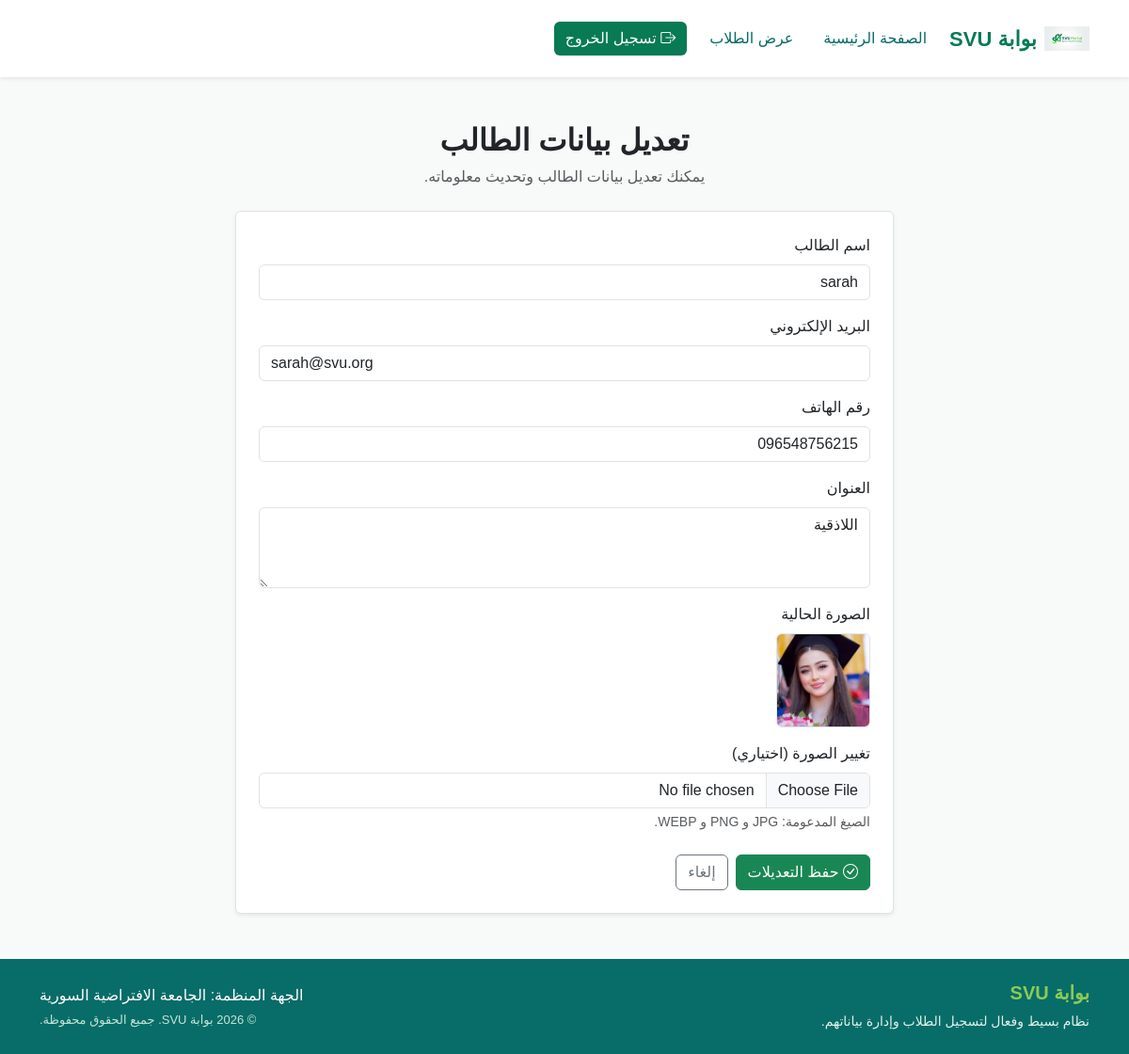
Screenshot of /update_student.php?id=5 (signed in) with the database file from the repository.
### tables this page shows
CREATE TABLE `students` (
  `id` int(11) NOT NULL,
  `name` varchar(100) NOT NULL,
  `email` varchar(100) NOT NULL,
  `phone` varchar(15) NOT NULL,
  `address` text NOT NULL,
  `profile_picture` varchar(255) DEFAULT NULL,
  `created_at` timestamp NOT NULL DEFAULT current_timestamp()
);

### update_student.php (the view, shortened to what this page needs)
<?php
require_once __DIR__ . '/includes/db.php';
$isLoggedIn = true;
$id = filter_input(INPUT_GET, 'id', FILTER_VALIDATE_INT);
$stmt = $pdo->prepare("
    SELECT id, name, email, phone, address, profile_picture
    FROM students
    WHERE id = :id
");
$stmt->execute([':id' => $id]);
$student = $stmt->fetch(PDO::FETCH_ASSOC);
$name = $student['name'];
$email = $student['email'];
$phone = $student['phone'];
$address = $student['address'];
$errors = [];
?>
<!DOCTYPE html>
<html lang="ar" dir="rtl">
<head>
    <link href="https://cdn.jsdelivr.net/npm/bootstrap@5.3.8/dist/css/bootstrap.rtl.min.css"
          rel="stylesheet">
    <link href="https://cdn.jsdelivr.net/npm/bootstrap-icons@1.13.1/font/bootstrap-icons.min.css"
          rel="stylesheet">
    <link rel="stylesheet" href="assets/css/style.css">
</head>
<body>
    <header>
        <nav class="navbar navbar-expand-lg navbar-light bg-white shadow-sm">
            <div class="container">
                <a class="navbar-brand d-flex align-items-center gap-2"
                   href="index.php">
                    <img src="assets/img/logo.jpeg"
                         alt="شعار بوابة SVU"
                         class="navbar-logo">
                    <span class="fw-bold site-name">بوابة SVU</span>
                </a>
                <div class="collapse navbar-collapse" id="navbarContent">
                    <ul class="navbar-nav me-auto align-items-lg-center gap-lg-3">
                        <li class="nav-item">
                            <a class="nav-link" href="index.php">
                                الصفحة الرئيسية
                            </a>
                        </li>
                        <li class="nav-item">
                            <a class="nav-link" href="view_students.php">
                                عرض الطلاب
                            </a>
                        </li>
                        <?php if ($isLoggedIn): ?>
                            <li class="nav-item">
                                <a class="btn btn-logout"
                                   href="logout.php">
                                    <i class="bi bi-box-arrow-right"></i>
                                    تسجيل الخروج
                                </a>
                            </li>
                        <?php endif; ?>
                    </ul>
                </div>
            </div>
        </nav>
    </header>
<main class="flex-grow-1 py-5">
    <div class="container">
        <div class="text-center mb-4">
            <h2 class="fw-bold">تعديل بيانات الطالب</h2>
            <p class="text-muted">
                يمكنك تعديل بيانات الطالب وتحديث معلوماته.
            </p>
        </div>
        <div class="card border shadow-sm mx-auto"
             style="max-width: 700px;">
            <div class="card-body p-4">
                <form method="POST"
                      enctype="multipart/form-data">
                    <div class="mb-3">
                        <label for="name" class="form-label">
                            اسم الطالب
                        </label>
                        <input
                            type="text"
                            class="form-control <?= isset($errors['name']) ? 'is-invalid' : '' ?>"
                            id="name"
                            name="name"
                            value="<?= htmlspecialchars($name) ?>"
                        >
                    </div>
                    <div class="mb-3">
                        <label for="email" class="form-label">
                            البريد الإلكتروني
                        </label>
                        <input
                            type="email"
                            class="form-control <?= isset($errors['email']) ? 'is-invalid' : '' ?>"
                            id="email"
                            name="email"
                            value="<?= htmlspecialchars($email) ?>"
                        >
                    </div>
                    <div class="mb-3">
                        <label for="phone" class="form-label">
                            رقم الهاتف
                        </label>
                        <input
                            type="text"
                            class="form-control <?= isset($errors['phone']) ? 'is-invalid' : '' ?>"
                            id="phone"
                            name="phone"
                            value="<?= htmlspecialchars($phone) ?>"
                        >
                    </div>
                    <div class="mb-3">
                        <label for="address" class="form-label">
                            العنوان
                        </label>
                        <textarea
                            class="form-control <?= isset($errors['address']) ? 'is-invalid' : '' ?>"
                            id="address"
                            name="address"
                            rows="3"
                        ><?= htmlspecialchars($address) ?></textarea>
                    </div>
                    <div class="mb-3">
                        <label class="form-label">
                            الصورة الحالية
                        </label>
                        <?php if (!empty($student['profile_picture'])): ?>
                            <div class="mb-2">
                                <img
                                    src="<?= htmlspecialchars($student['profile_picture']) ?>"
                                    alt="Student Picture"
                                    width="100"
                                    height="100"
                                    class="rounded border"
                                    style="object-fit: cover;"
                                >
                            </div>
                        <?php else: ?>
                            <p class="text-muted">
                                لا توجد صورة حالية.
                            </p>
                        <?php endif; ?>
                    </div>
                    <div class="mb-4">
                        <label for="profile_picture"
                               class="form-label">
                            تغيير الصورة (اختياري)
                        </label>
                        <input
                            type="file"
                            class="form-control <?= isset($errors['profile_picture']) ? 'is-invalid' : '' ?>"
                            id="profile_picture"
                            name="profile_picture"
                            accept="image/jpeg,image/png,image/webp"
                        >
                        <div class="form-text">
                            الصيغ المدعومة: JPG و PNG و WEBP.
                        </div>
                    </div>
                    <div class="d-flex gap-2">
                        <button type="submit"
                                class="btn btn-success">
                            <i class="bi bi-check-circle"></i>
                            حفظ التعديلات
                        </button>
                        <a href="view_students.php"
                           class="btn btn-outline-secondary">
                            إلغاء
                        </a>
                    </div>
                </form>
            </div>
        </div>
    </div>
</main>
    <footer class="site-footer">
        <div class="container py-4">
            <div class="row align-items-center gy-3">
                <div class="col-md-6 text-center text-md-start">
                    <h5 class="footer-title">
                        بوابة SVU
                    </h5>
                    <p class="footer-description mb-0">
                        نظام بسيط وفعال لتسجيل الطلاب وإدارة بياناتهم.
                    </p>
                </div>
                <div class="col-md-6 text-center text-md-end">
                    <p class="mb-1">
                        الجهة المنظمة: الجامعة الافتراضية السورية
                    </p>
                    <p class="copyright mb-0">
                        &copy; <?php echo date('Y'); ?>
                        بوابة SVU. جميع الحقوق محفوظة.
                    </p>
                </div>
            </div>
        </div>
    </footer>
</body>
</html>

### assets/css/style.css (style rules this page uses)
body { min-height: 100vh; display: flex; flex-direction: column; font-family: Arial, sans-serif; background-color: #f8faf9; }
.navbar { padding: 12px 0; }
.navbar-logo { width: 48px; height: 48px; object-fit: contain; }
.site-name { color: #087a54; font-size: 22px; }
.nav-link { color: #086c68; font-weight: 500; transition: color 0.2s ease; }
.btn-logout { background-color: #087a54; color: white; border: none; }
main { flex-grow: 1; }
.site-footer { background-color: #086c68; color: white; margin-top: auto; }
.footer-title { color: #8bcb55; font-weight: bold; }
.footer-description { color: #e0f2eb; font-size: 14px; }
.copyright { color: #c5e4d8; font-size: 13px; }

### rows the page displays
students: name "sarah", email "sarah@svu.org", phone "096548756215", address "اللاذقية", profile_picture (picture)
